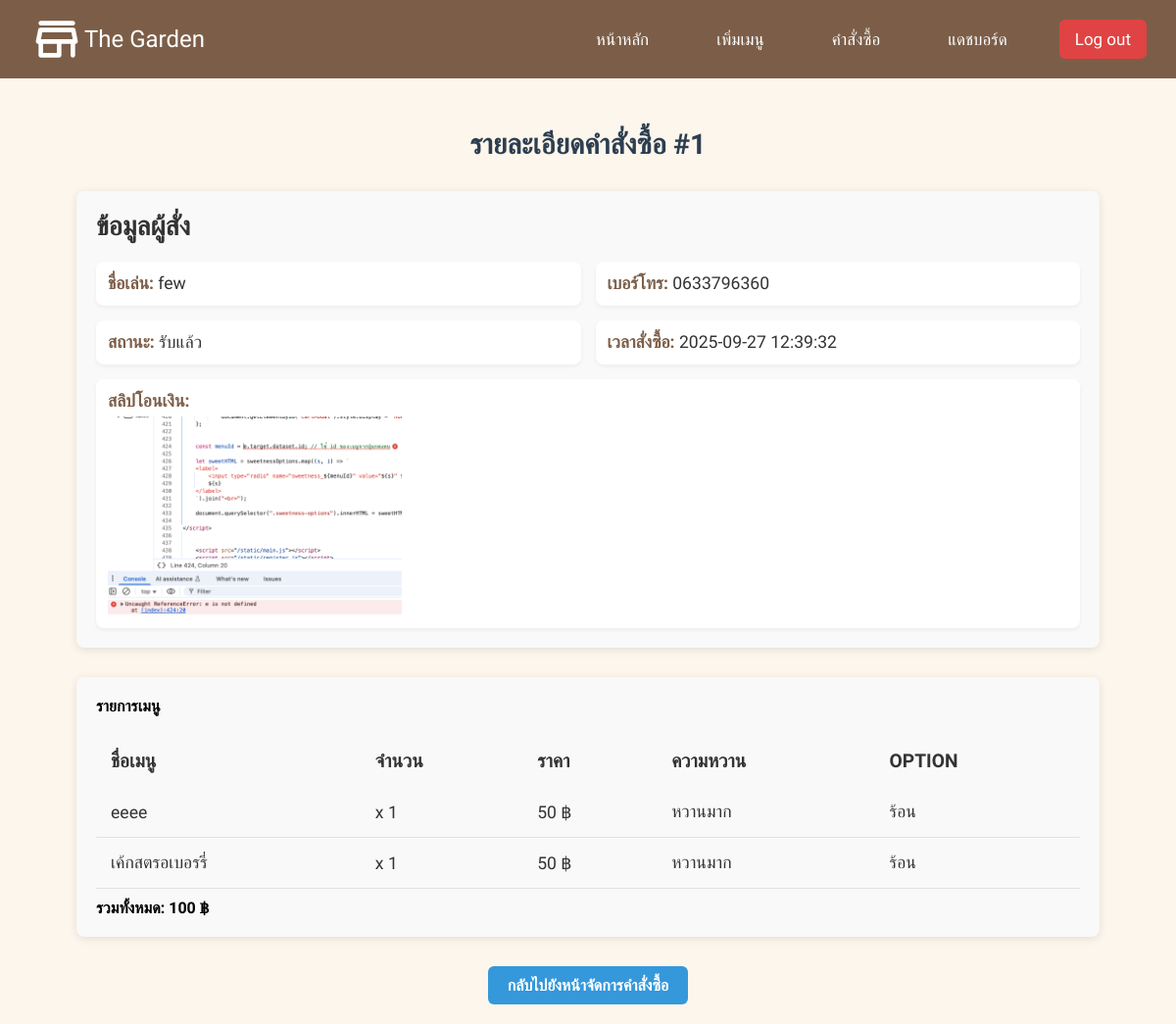
Screenshot of /order/1 (signed in) with the database file from the repository.
### tables this page shows
CREATE TABLE "orders" (
    id INTEGER UNIQUE,
    nickname TEXT NOT NULL,
    phone TEXT NOT NULL,
    note TEXT,
    cart_data TEXT,
    status TEXT,
    timestamp DATETIME,
    slip_filename TEXT,
    PRIMARY KEY(id)
);

### app.py (the view)
@app.route('/order/<int:order_id>')
def order_details(order_id):
    if session.get("role") != "owner":
        return "Unauthorized", 403
    db = get_db()
    order = db.execute("SELECT * FROM orders WHERE id = ?", (order_id,)).fetchone()
    if not order:
        return "ไม่พบคำสั่งซื้อ", 404
    cart = json.loads(order['cart_data'])
    total_price = sum(item['price'] * item['qty'] for item in cart)
    db.close()
    return render_template('order_details.html', order=order, cart=cart, total_price=total_price)

### app.py (called while the page is built)
def get_db():
    conn = sqlite3.connect(db_garden, timeout=10)
    conn.row_factory = sqlite3.Row
    return conn

### templates/order_details.html (shortened to what this page needs)
{% extends "layout.html" %}
{% block content %}
<div style="padding: 20px; box-sizing: border-box; max-width: 1200px; margin: 0 auto;">
  <h1 class="order-title">รายละเอียดคำสั่งซื้อ #{{ order['id'] }}</h1>
  <section class="order-info">
    <h4 class="section-title">ข้อมูลผู้สั่ง</h4>
    <div class="order-details" style="display: flex; flex-wrap: wrap; gap: 15px;">
      <div class="detail-item" style="flex: 1 1 45%;">
        <strong>ชื่อเล่น:</strong> {{ order['nickname'] }}
      </div>
      <div class="detail-item" style="flex: 1 1 45%;">
        <strong>เบอร์โทร:</strong> {{ order['phone'] }}
      </div>
      <div class="detail-item" style="flex: 1 1 45%;">
        <strong>สถานะ:</strong> {{ order['status'] }}
      </div>
      <div class="detail-item" style="flex: 1 1 45%;">
        <strong>เวลาสั่งซื้อ:</strong> {{ order['timestamp'] }}
      </div>
      {% if order['slip_filename'] %}
      <div class="detail-item" style="flex: 1 1 100%;">
        <strong>สลิปโอนเงิน:</strong>
        <img src="{{ url_for('static', filename='slips/' ~ order['slip_filename']) }}" alt="Slip"
          style="max-width:300px; display:block; margin-top:5px;">
      </div>
      {% endif %}
    </div>
  </section>
  <section class="order-items" style="margin-top: 20px;">
    <h4 class="section-title">รายการเมนู</h4>
    <div style="overflow-x: auto;">
      <table class="menu-table" style="width:100%; border-collapse: collapse;">
        <thead>
          <tr>
            <th>ชื่อเมนู</th>
            <th>จำนวน</th>
            <th>ราคา</th>
            <th>ความหวาน</th>
            <th>option</th>
          </tr>
        </thead>
        <tbody>
          {% for item in cart %}
          <tr class="menu-item">
            <td>{{ item['name'] }}</td>
            <td>x {{ item['qty'] }}</td>
            <td>{{ item['price'] }} ฿</td>
            <td>{{ item['sweetness'] if item['sweetness'] else 'ปกติ' }}</td>
            <td>{{ item['optionName'] if item['optionName'] else 'เย็น' }}</td>
          </tr>
          {% endfor %}
        </tbody>
      </table>
       <div style="text-align:left; font-weight: bold; margin-top: 10px;">
        รวมทั้งหมด: {{ total_price }} ฿
      </div>
    </div>
  </section>
  <div style="display: flex; justify-content: center; ">
    <a href="{{ url_for('manage_orders') }}"
      style="padding: 10px 20px; background-color: #3498db; color: white; border-radius: 6px; text-decoration: none; font-weight: 600;">
      กลับไปยังหน้าจัดการคำสั่งซื้อ
    </a>
  </div>
</div>
{% endblock %}

### static/style.css (style rules this page uses)
:root { --brown: #7C5E48; --cream: #FDF6EC; --white: #fff; --black: #808080; --brown-hover: #634a38; --blue: #262c91; --cream-li: #E8C39E; --red: #E53E3E; --color-font: #583E2C; --img-color: #A67C52; }
* { margin: 0; padding: 0; box-sizing: border-box; font-family: "Kanit", sans-serif; }
body { background-color: var(--cream); height: 100%; overflow-x: hidden; overflow-y: hidden; position: relative; }
strong { color: var(--brown); }
.order-title { font-size: 2rem; color: #2c3e50; text-align: center; margin-top: 40px; margin-bottom: 30px; font-weight: 600; }
.order-info { margin: 30px auto; padding: 20px; background-color: #f9f9f9; border-radius: 8px; box-shadow: 0 2px 8px rgba(0, 0, 0, 0.1); width: 90%; max-width: 1200px; }
.order-info .section-title { font-size: 1.7rem; font-weight: bold; color: #333; margin-bottom: 20px; }
.order-info .order-details { display: flex; flex-wrap: wrap; gap: 15px; }
.order-info .detail-item { background-color: #ffffff; border-radius: 8px; padding: 12px; width: 48%; font-size: 1.1rem; color: #333; box-shadow: 0 2px 4px rgba(0, 0, 0, 0.05); }
.order-items { margin: 30px auto; padding: 20px; background-color: #f9f9f9; border-radius: 8px; box-shadow: 0 2px 8px rgba(0, 0, 0, 0.1); width: 90%; max-width: 1200px; }
.order-items .menu-table { width: 100%; border-collapse: collapse; margin-top: 20px; }
.order-items .menu-table th, .order-items .menu-table td { padding: 15px; text-align: left; }
.order-items .menu-table th { background-color: #f9f9f9; color: #333; font-weight: bold; font-size: 1.2rem; text-transform: uppercase; border: bottom 1px solid #b7b7b7; }
.order-items .menu-table td { font-size: 1.1rem; color: #333; border-bottom: 1px solid #e1e1e1; }
.order-title { font-size: 2rem; color: #2c3e50; text-align: center; margin-top: 30px; margin-bottom: 20px; font-weight: 600; }
.order-title { font-size: 1.8em; margin-bottom: 20px; }

### static/login.css (style rules this page uses)
:root { --brown:#7C5E48; --cream:#FDF6EC; --white:#fff; --black:#808080; --brown-hover:#634a38; --blue:#262c91; }
* { margin: 0; padding: 0; box-sizing: border-box; font-family: "Kanit", sans-serif; }

### templates/order_details.html (style rules this page uses)
html, body { height: auto !important; overflow-y: auto !important; }

### rows the page displays
orders: id "1", nickname "few", phone "0633796360", status "รับแล้ว", timestamp "2025-09-27 12:39:32", slip_filename (picture)

### other values shown
{{ item['name'] }} "eeee" "เค้กสตรอเบอรรี่"
{{ item['qty'] }} "1" "1"
{{ item['price'] }} "50" "50"
{{ item['sweetness'] if item['sweetness'] else 'ปกติ' }} "หวานมาก" "หวานมาก"
{{ item['optionName'] if item['optionName'] else 'เย็น' }} "ร้อน" "ร้อน"
{{ total_price }} "100"
